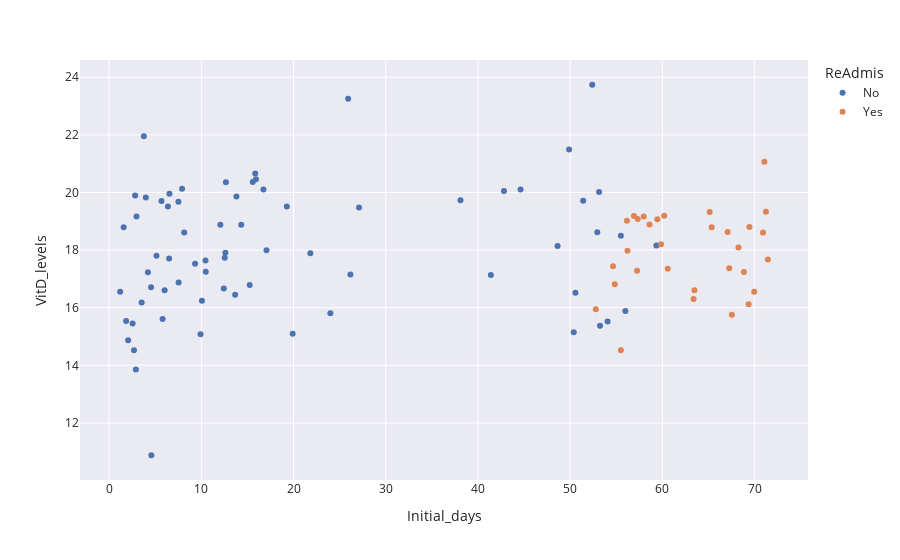

This figure's notebook cell:
### Code cell
import plotly.express as px

fig = px.scatter(df.sample(n=100,
                           random_state=42),
                 x='Initial_days',
                 y='VitD_levels',
                 color='ReAdmis',
                 template='seaborn')

fig.show()

### Figure 1 — Plotly figure (JSON) as saved in the notebook; plotly's stock layout.template omitted (floating-point values rounded to 4 significant figures)
{"data": [{"hovertemplate": "ReAdmis=No<br>Initial_days=%{x}<br>VitD_levels=%{y}<extra></extra>", "legendgroup": "No", "marker": {"color": "rgb(76,114,176)", "symbol": "circle"}, "mode": "markers", "name": "No", "orientation": "v", "showlegend": true, "type": "scatter", "x": [48.63, 12.06, 3.767, 12.61, 16.74, 50.39, 6.021, 15.58, 12.54, 53.14, 51.41, 2.063, 26.17, 52.94, 17.07, 1.845, 23.99, 25.92, 42.82, 12.43, 13.8, 27.1, 2.698, 59.35, 19.9, 55.5, 14.33, 19.27, 49.88, 12.66, 1.197, 10.45, 9.322, 2.548, 3.524, 13.67, 8.146, 5.678, 44.62, 7.517, 3.977, 2.969, 15.84, 2.821, 21.83, 4.58, 38.1, 10.07, 54.06, 7.54, 4.207, 1.578, 2.902, 5.801, 5.137, 52.39, 15.92, 6.38, 4.548, 41.4, 6.54, 10.48, 15.25, 55.99, 53.24, 50.57, 7.914, 9.915, 6.505], "xaxis": "x", "y": [18.15, 18.88, 21.95, 17.91, 20.11, 15.14, 16.6, 20.36, 17.74, 20.01, 19.72, 14.87, 17.16, 18.62, 17.99, 15.54, 15.81, 23.25, 20.05, 16.67, 19.86, 19.48, 14.52, 18.16, 15.1, 18.5, 18.88, 19.51, 21.49, 20.36, 16.55, 17.64, 17.53, 15.45, 16.18, 16.45, 18.61, 19.71, 20.11, 19.68, 19.83, 19.17, 20.66, 19.9, 17.89, 10.88, 19.73, 16.24, 15.52, 16.88, 17.23, 18.79, 13.86, 15.6, 17.8, 23.74, 20.46, 19.52, 16.71, 17.14, 19.95, 17.24, 16.78, 15.89, 15.37, 16.52, 20.13, 15.08, 17.71], "yaxis": "y"}, {"hovertemplate": "ReAdmis=Yes<br>Initial_days=%{x}<br>VitD_levels=%{y}<extra></extra>", "legendgroup": "Yes", "marker": {"color": "rgb(221,132,82)", "symbol": "circle"}, "mode": "markers", "name": "Yes", "orientation": "v", "showlegend": true, "type": "scatter", "x": [56.15, 60.58, 57.98, 67.53, 57.25, 59.85, 54.64, 70.91, 63.38, 67.25, 56.21, 69.35, 60.2, 65.13, 55.5, 63.48, 54.83, 69.44, 56.91, 68.25, 58.6, 69.96, 52.78, 68.84, 71.06, 71.44, 57.33, 65.35, 71.23, 67.08, 59.46], "xaxis": "x", "y": [19.02, 17.35, 19.16, 15.75, 17.29, 18.2, 17.44, 18.61, 16.3, 17.37, 17.97, 16.12, 19.19, 19.32, 14.53, 16.6, 16.82, 18.8, 19.19, 18.09, 18.88, 16.55, 15.95, 17.24, 21.06, 17.68, 19.08, 18.79, 19.33, 18.63, 19.07], "yaxis": "y"}], "layout": {"legend": {"title": {"text": "ReAdmis"}, "tracegroupgap": 0}, "margin": {"t": 60}, "xaxis": {"anchor": "y", "domain": [0, 1], "title": {"text": "Initial_days"}}, "yaxis": {"anchor": "x", "domain": [0, 1], "title": {"text": "VitD_levels"}}}}
